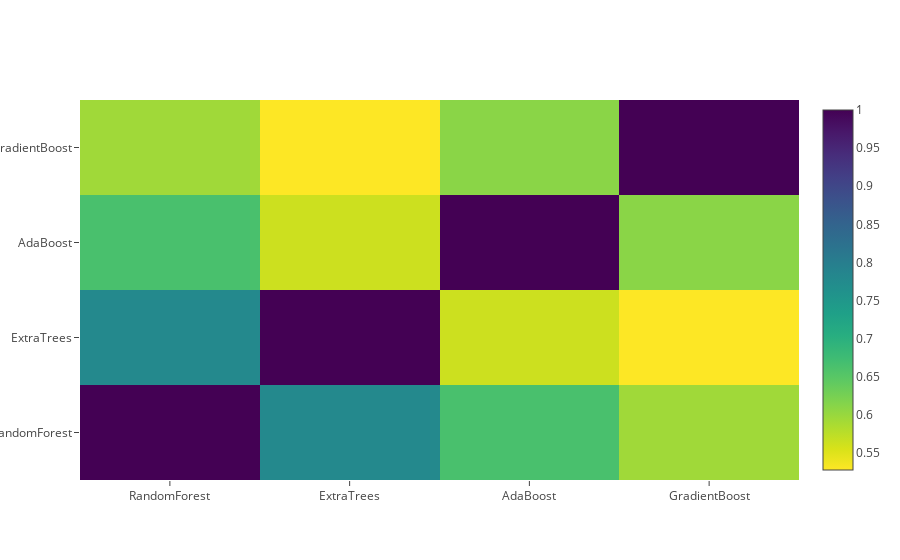

Notebook code for this chart:
### Code cell
data = [
    go.Heatmap(
        z= base_predictions_train.astype(float).corr().values ,
        x=base_predictions_train.columns.values,
        y= base_predictions_train.columns.values,
          colorscale='Viridis',
            showscale=True,
            reversescale = True
    )
]
py.iplot(data, filename='labelled-heatmap')

### Figure 1 — Plotly figure (JSON) as saved in the notebook; plotly's stock layout.template omitted (floating-point values rounded to 4 significant figures)
{"data": [{"colorscale": "Viridis", "reversescale": true, "showscale": true, "type": "heatmap", "uid": "e16da9a7-76e5-47a2-a81a-2002843f205f", "x": ["RandomForest", "ExtraTrees", "AdaBoost", "GradientBoost"], "y": ["RandomForest", "ExtraTrees", "AdaBoost", "GradientBoost"], "z": [[1, 0.7787, 0.6644, 0.5949], [0.7787, 1, 0.5637, 0.5277], [0.6644, 0.5637, 1, 0.6104], [0.5949, 0.5277, 0.6104, 1]]}], "layout": {}}
